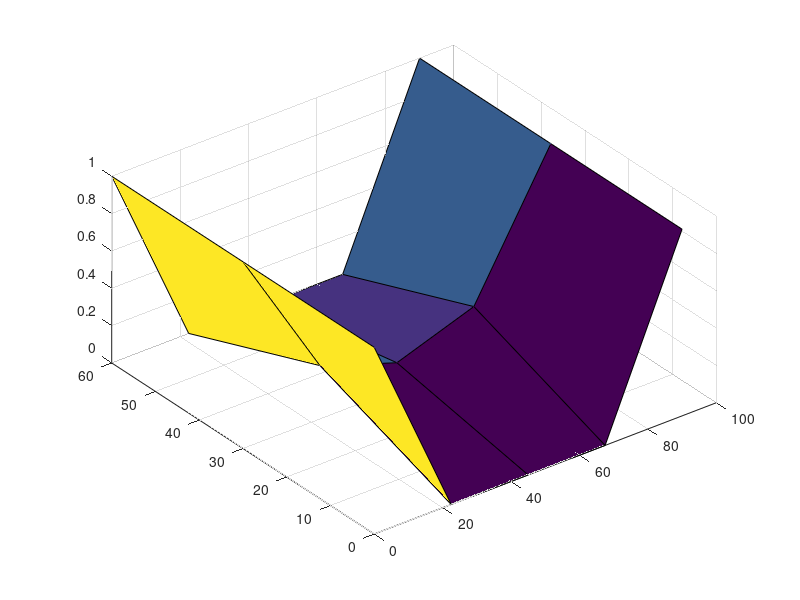

Reproduce this figure in MATLAB.
% ELEC4700 Assignment 2: Finite Difference Method

% Initialization

clear all;
close all;
clc;
set(0,'DefaultFigureWindowStyle','docked');

% Solving V=V0 @ x=0 and V=0 @ x=L in region LxW
% Implement funtion 'pbaspect' to fix Z aspect ratio

L = 90;
W = 2/3 * L;
V0 = 1;

fMesh = 0.05;                  % Mesh factor
nx = round(fMesh*L);
ny = round(fMesh*W);
G = sparse(nx*ny);
%V = sparse(nx,ny);
F = sparse(1,nx*ny);

La = linspace(0,L,nx);
Wa = linspace(0,W,ny);

for i = 1:nx                %Iteration through length
    for j = 1:ny            %Iteration through width
        n = j + (i-1)*ny;

        if i == 1          % x=0 BCs
            G(n,:) = 0;
            G(n,n) = 1;
            F(n) = 1;
        elseif i == nx     % x=1 BCs
            G(n,:) = 0;
            G(n,n) = 1;
            %F(n) = 0;       %F(n)=0 sets z at final width to 0
            
% COMMENT BELOW FOR 1a
            F(n) = 1;       %F(n)=1 sets z at final width to 1
            
        elseif j == 1                 % y=0 BCs
            nxm = j + (i-2)*ny;
            nxp = j + (i)*ny;
            nyp = j+1 + (i-1)*ny;
            
            G(n,n) = 1;
        elseif j == ny                % y=1 BCs
            nxm = j + (i-2)*ny;
            nxp = j + (i)*ny;
            nym = j-1 + (i-1)*ny;
            
            G(n,n) = 1;
            
            
% COMMENT ABOVE FOR 1a
            
        else
            nxm = j + (i-2)*ny;
            nxp = j + (i)*ny;
            nym = j-1 + (i-1)*ny;
            nyp = j+1 + (i-1)*ny;
            
            G(n,n) = -(4);
            G(n,nxm) = 1;
            G(n,nxp) = 1;
            G(n,nym) = 1;
            G(n,nyp) = 1;
        end
            
    end
end
% figure(1)
% spy(G)

V = G\F';

Vmap = zeros(nx,ny);
for i = 1:nx
    for j = 1:ny
        n = j + (i-1)*ny;
        Vmap(i,j) = V(n);
    end
end

figure(1)
surf(La,Wa,Vmap')
pbaspect([1 1 0.5])


% Analytical series solution
